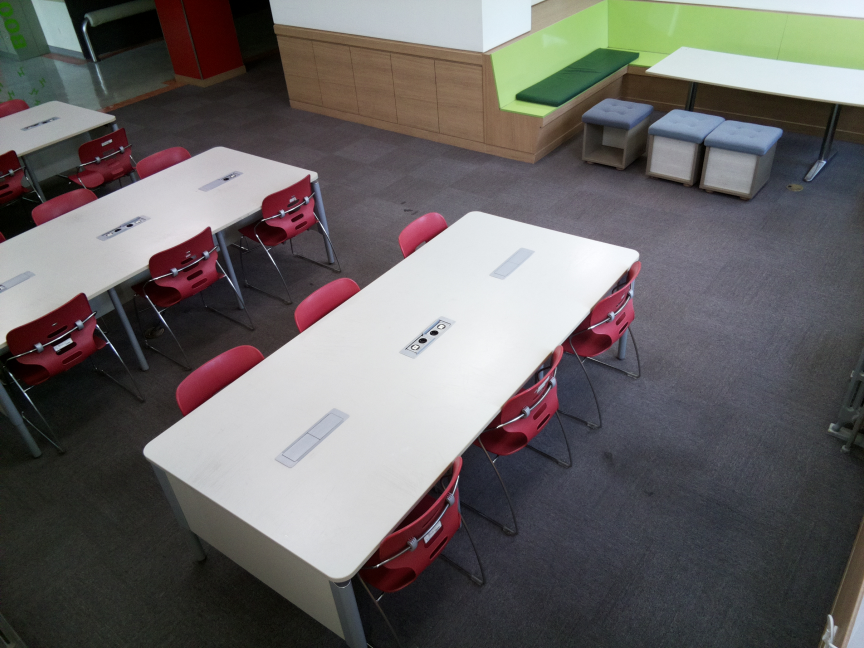
#> input picture ImageProcessing/original.jpg, 2592 x 1944 px (shown at 1/3 size)
$ python sendingData.py
#> lines starting #> are read from the running program, lines starting #| are printed output that depends on the picture; after the words box and inside, x2 and y2 are one past the last pixel; in counts of white or black regions, pixels touching at a corner belong together
### ImageProcessing/ImageProcessingTest2.py
def ImageProcessing():

	import cv2 as cv
	import numpy as np

	ori_img = cv.imread('original.jpg') #original image
#> ori_img is the input picture: shape (1944, 2592, 3); mean B, G, R 100.3, 100.9, 104.1
	src_img = cv.imread('image.jpg') #image to compare
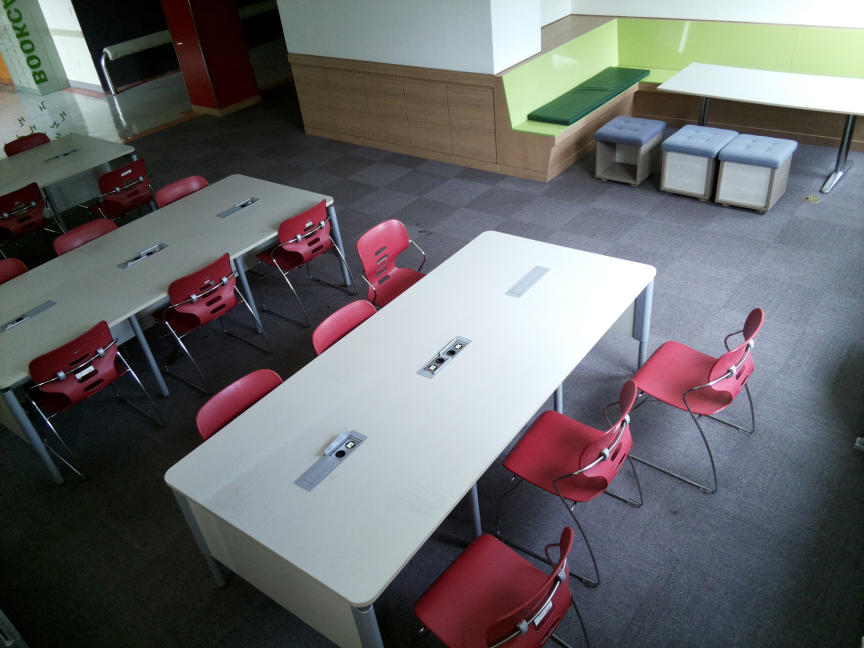
#> input picture ImageProcessing/image.jpg, 2592 x 1944 px (shown at 1/3 size)
#> src_img is the input picture: shape (1944, 2592, 3); mean B, G, R 107.1, 105.2, 105.3

	height = ori_img.shape[0] #ori_height == cmp_height
#> height = 1944
	width = ori_img.shape[1]
#> width = 2592

	output = np.zeros((height, width), np.uint8)
	count = 0
	confuse = 0.0

#	print("for문 진입")
	for y in range(0, height, 1):
		for x in range(0, width, 1):
			b1 = ori_img.item(y, x, 0)
			g1 = ori_img.item(y, x, 1)
			r1 = ori_img.item(y, x, 2)

			b2 = src_img.item(y, x, 0)
			g2 = src_img.item(y, x, 1)
			r2 = src_img.item(y, x ,2)

			if abs(r1-r2) and abs(g1-g2) and abs(b1-b2) > 20:
				output[y][x] = 255
				count = count + 1
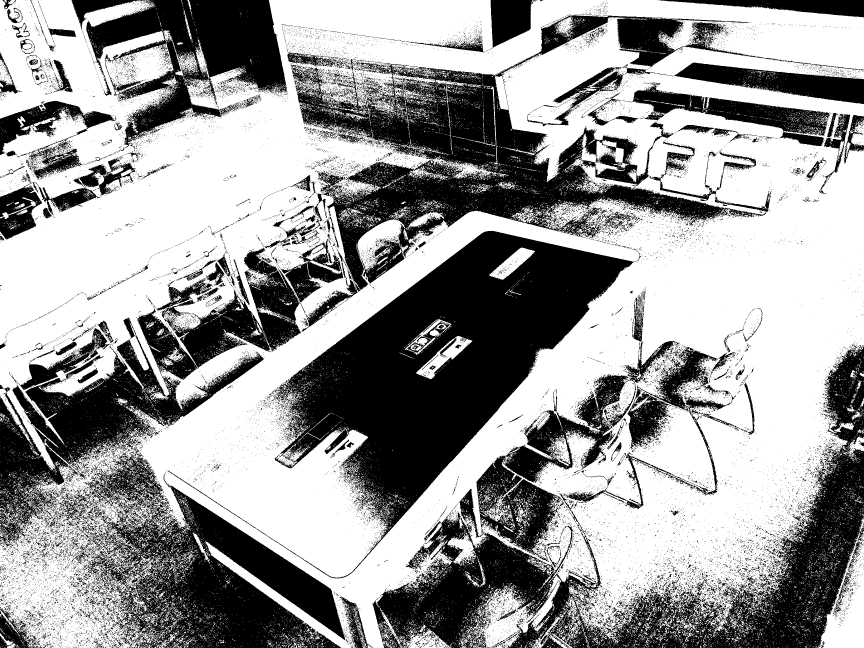
#> output: shape (1944, 2592) (shown at 1/3 size); 60.5% white; 26675 black regions (25771 under 20 px), largest, box (x1, y1, x2, y2) and area: (502, 692, 1905, 1736) 401386, (874, 46, 2592, 983) 316199, (1118, 1035, 2592, 1944) 295771
#> after the loop, count = 3051005
#	print("for문 완료, writing")
	cv.imwrite('output2.jpg', output)
# [4 lines of commented-out code are left out]

	confuse = float(count)/float(height*width-count)*100
#> confuse = 153.5

	return confuse

### ImageProcessing/sendingData.py
import ImageProcessingTest2 as Ipt
import pymysql
import datetime

while True:
    try:
        confuse = Ipt.ImageProcessing()
#> confuse = 153.5

#> (the run stopped early here; a loop or call above may not have finished)
